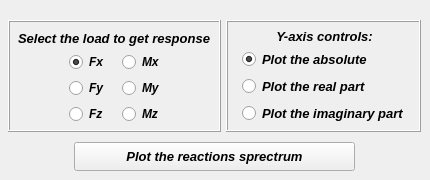
     <widget class="QWidget" name="tab_plot">
      <attribute name="title">
       <string>Plot</string>
      </attribute>
      <widget class="QPushButton" name="pushButton">
       <property name="geometry">
        <rect>
         <x>74</x>
         <y>142</y>
         <width>281</width>
         <height>29</height>
        </rect>
       </property>
       <property name="font">
        <font>
         <family>Arial</family>
         <pointsize>10</pointsize>
         <weight>75</weight>
         <italic>true</italic>
         <bold>true</bold>
        </font>
       </property>
       <property name="text">
        <string>Plot the reactions sprectrum</string>
       </property>
      </widget>
      <widget class="QFrame" name="frame_4">
       <property name="geometry">
        <rect>
         <x>226</x>
         <y>20</y>
         <width>195</width>
         <height>112</height>
        </rect>
       </property>
       <property name="minimumSize">
        <size>
         <width>0</width>
         <height>112</height>
        </size>
       </property>
       <property name="maximumSize">
        <size>
         <width>16777215</width>
         <height>112</height>
        </size>
       </property>
       <property name="sizeIncrement">
        <size>
         <width>0</width>
         <height>110</height>
        </size>
       </property>
       <property name="frameShape">
        <enum>QFrame::Box</enum>
       </property>
       <property name="frameShadow">
        <enum>QFrame::Raised</enum>
       </property>
       <widget class="QWidget" name="verticalLayoutWidget_10">
        <property name="geometry">
         <rect>
          <x>16</x>
          <y>28</y>
          <width>167</width>
          <height>77</height>
         </rect>
        </property>
        <layout class="QVBoxLayout" name="verticalLayout_10">
         <item>
          <widget class="QRadioButton" name="radioButton_plotAbs">
           <property name="maximumSize">
            <size>
             <width>170</width>
             <height>20</height>
            </size>
           </property>
           <property name="font">
            <font>
             <family>Arial</family>
             <pointsize>10</pointsize>
             <weight>75</weight>
             <italic>true</italic>
             <bold>true</bold>
            </font>
           </property>
           <property name="text">
            <string>Plot the absolute</string>
           </property>
           <property name="iconSize">
            <size>
             <width>30</width>
             <height>30</height>
            </size>
           </property>
           <property name="checked">
            <bool>true</bool>
           </property>
          </widget>
         </item>
         <item>
          <widget class="QRadioButton" name="radioButton_plotReal">
           <property name="maximumSize">
            <size>
             <width>170</width>
             <height>20</height>
            </size>
           </property>
           <property name="font">
            <font>
             <family>Arial</family>
             <pointsize>10</pointsize>
             <weight>75</weight>
             <italic>true</italic>
             <bold>true</bold>
            </font>
           </property>
           <property name="text">
            <string>Plot the real part</string>
           </property>
          </widget>
         </item>
         <item>
          <widget class="QRadioButton" name="radioButton_plotImag">
           <property name="maximumSize">
            <size>
             <width>170</width>
             <height>20</height>
            </size>
           </property>
           <property name="font">
            <font>
             <family>Arial</family>
             <pointsize>10</pointsize>
             <weight>75</weight>
             <italic>true</italic>
             <bold>true</bold>
            </font>
           </property>
           <property name="text">
            <string>Plot the imaginary part</string>
           </property>
          </widget>
         </item>
        </layout>
       </widget>
       <widget class="QLabel" name="label_8">
        <property name="enabled">
         <bool>true</bool>
        </property>
        <property name="geometry">
         <rect>
          <x>16</x>
          <y>6</y>
          <width>165</width>
          <height>21</height>
         </rect>
        </property>
        <property name="sizePolicy">
         <sizepolicy hsizetype="Preferred" vsizetype="Expanding">
          <horstretch>0</horstretch>
          <verstretch>0</verstretch>
         </sizepolicy>
        </property>
        <property name="minimumSize">
         <size>
          <width>120</width>
          <height>21</height>
         </size>
        </property>
        <property name="maximumSize">
         <size>
          <width>200</width>
          <height>60</height>
         </size>
        </property>
        <property name="font">
         <font>
          <family>Arial</family>
          <pointsize>10</pointsize>
          <weight>75</weight>
          <italic>true</italic>
          <bold>true</bold>
         </font>
        </property>
        <property name="text">
         <string>&lt;!DOCTYPE HTML PUBLIC &quot;-//W3C//DTD HTML 4.0//EN&quot; &quot;http://www.w3.org/TR/REC-html40/strict.dtd&quot;&gt;
&lt;html&gt;&lt;head&gt;&lt;meta name=&quot;qrichtext&quot; content=&quot;1&quot; /&gt;&lt;style type=&quot;text/css&quot;&gt;
p, li { white-space: pre-wrap; }
&lt;/style&gt;&lt;/head&gt;&lt;body style=&quot; font-family:'Arial'; font-size:10pt; font-weight:600; font-style:italic;&quot;&gt;
&lt;p align=&quot;center&quot; style=&quot; margin-top:12px; margin-bottom:12px; margin-left:0px; margin-right:0px; -qt-block-indent:0; text-indent:0px;&quot;&gt;Y-axis controls:&lt;/p&gt;&lt;/body&gt;&lt;/html&gt;</string>
        </property>
        <property name="textFormat">
         <enum>Qt::AutoText</enum>
        </property>
        <property name="scaledContents">
         <bool>false</bool>
        </property>
        <property name="alignment">
         <set>Qt::AlignCenter</set>
        </property>
        <property name="wordWrap">
         <bool>false</bool>
        </property>
        <property name="indent">
         <number>0</number>
        </property>
       </widget>
      </widget>
      <widget class="QFrame" name="frame_5">
       <property name="geometry">
        <rect>
         <x>8</x>
         <y>20</y>
         <width>213</width>
         <height>112</height>
        </rect>
       </property>
       <property name="minimumSize">
        <size>
         <width>0</width>
         <height>112</height>
        </size>
       </property>
       <property name="maximumSize">
        <size>
         <width>16777215</width>
         <height>112</height>
        </size>
       </property>
       <property name="frameShape">
        <enum>QFrame::Box</enum>
       </property>
       <property name="frameShadow">
        <enum>QFrame::Raised</enum>
       </property>
       <widget class="QLabel" name="label_3">
        <property name="enabled">
         <bool>true</bool>
        </property>
        <property name="geometry">
         <rect>
          <x>6</x>
          <y>8</y>
          <width>200</width>
          <height>21</height>
         </rect>
        </property>
        <property name="sizePolicy">
         <sizepolicy hsizetype="Preferred" vsizetype="Expanding">
          <horstretch>0</horstretch>
          <verstretch>0</verstretch>
         </sizepolicy>
        </property>
        <property name="minimumSize">
         <size>
          <width>120</width>
          <height>21</height>
         </size>
        </property>
        <property name="maximumSize">
         <size>
          <width>200</width>
          <height>60</height>
         </size>
        </property>
        <property name="font">
         <font>
          <family>Arial</family>
          <pointsize>10</pointsize>
          <weight>75</weight>
          <italic>true</italic>
          <bold>true</bold>
         </font>
        </property>
        <property name="text">
         <string>&lt;!DOCTYPE HTML PUBLIC &quot;-//W3C//DTD HTML 4.0//EN&quot; &quot;http://www.w3.org/TR/REC-html40/strict.dtd&quot;&gt;
&lt;html&gt;&lt;head&gt;&lt;meta name=&quot;qrichtext&quot; content=&quot;1&quot; /&gt;&lt;style type=&quot;text/css&quot;&gt;
p, li { white-space: pre-wrap; }
&lt;/style&gt;&lt;/head&gt;&lt;body style=&quot; font-family:'Arial'; font-size:10pt; font-weight:600; font-style:italic;&quot;&gt;
&lt;p align=&quot;center&quot; style=&quot; margin-top:12px; margin-bottom:12px; margin-left:0px; margin-right:0px; -qt-block-indent:0; text-indent:0px;&quot;&gt;Select the load to get response&lt;/p&gt;&lt;/body&gt;&lt;/html&gt;</string>
        </property>
        <property name="textFormat">
         <enum>Qt::AutoText</enum>
        </property>
        <property name="scaledContents">
         <bool>false</bool>
        </property>
        <property name="alignment">
         <set>Qt::AlignCenter</set>
        </property>
        <property name="wordWrap">
         <bool>false</bool>
        </property>
        <property name="indent">
         <number>0</number>
        </property>
       </widget>
       <widget class="QWidget" name="gridLayoutWidget">
        <property name="geometry">
         <rect>
          <x>54</x>
          <y>32</y>
          <width>107</width>
          <height>73</height>
         </rect>
        </property>
        <layout class="QGridLayout" name="gridLayout">
         <item row="2" column="0">
          <widget class="QRadioButton" name="radioButton_Fz">
           <property name="maximumSize">
            <size>
             <width>40</width>
             <height>16777215</height>
            </size>
           </property>
           <property name="font">
            <font>
             <family>Arial</family>
             <pointsize>9</pointsize>
             <weight>75</weight>
             <italic>true</italic>
             <bold>true</bold>
            </font>
           </property>
           <property name="text">
            <string>Fz</string>
           </property>
           <property name="checked">
            <bool>false</bool>
           </property>
          </widget>
         </item>
         <item row="1" column="0">
          <widget class="QRadioButton" name="radioButton_Fy">
           <property name="maximumSize">
            <size>
             <width>40</width>
             <height>16777215</height>
            </size>
           </property>
           <property name="font">
            <font>
             <family>Arial</family>
             <pointsize>9</pointsize>
             <weight>75</weight>
             <italic>true</italic>
             <bold>true</bold>
            </font>
           </property>
           <property name="text">
            <string>Fy</string>
           </property>
           <property name="checkable">
            <bool>true</bool>
           </property>
           <property name="checked">
            <bool>false</bool>
           </property>
          </widget>
         </item>
         <item row="0" column="0">
          <widget class="QRadioButton" name="radioButton_Fx">
           <property name="maximumSize">
            <size>
             <width>40</width>
             <height>16777215</height>
            </size>
           </property>
           <property name="font">
            <font>
             <family>Arial</family>
             <pointsize>9</pointsize>
             <weight>75</weight>
             <italic>true</italic>
             <bold>true</bold>
            </font>
           </property>
           <property name="text">
            <string>Fx</string>
           </property>
           <property name="checked">
            <bool>true</bool>
           </property>
          </widget>
         </item>
         <item row="2" column="1">
          <widget class="QRadioButton" name="radioButton_Mz">
           <property name="maximumSize">
            <size>
             <width>40</width>
             <height>16777215</height>
            </size>
           </property>
           <property name="font">
            <font>
             <family>Arial</family>
             <pointsize>9</pointsize>
             <weight>75</weight>
             <italic>true</italic>
             <bold>true</bold>
            </font>
           </property>
           <property name="text">
            <string>Mz</string>
           </property>
           <property name="checked">
            <bool>false</bool>
           </property>
          </widget>
         </item>
         <item row="1" column="1">
          <widget class="QRadioButton" name="radioButton_My">
           <property name="maximumSize">
            <size>
             <width>40</width>
             <height>16777215</height>
            </size>
           </property>
           <property name="font">
            <font>
             <family>Arial</family>
             <pointsize>9</pointsize>
             <weight>75</weight>
             <italic>true</italic>
             <bold>true</bold>
            </font>
           </property>
           <property name="text">
            <string>My</string>
           </property>
           <property name="checked">
            <bool>false</bool>
           </property>
          </widget>
         </item>
         <item row="0" column="1">
          <widget class="QRadioButton" name="radioButton_Mx">
           <property name="maximumSize">
            <size>
             <width>40</width>
             <height>16777215</height>
            </size>
           </property>
           <property name="font">
            <font>
             <family>Arial</family>
             <pointsize>9</pointsize>
             <weight>75</weight>
             <italic>true</italic>
             <bold>true</bold>
            </font>
           </property>
           <property name="text">
            <string>Mx</string>
           </property>
           <property name="checked">
            <bool>false</bool>
           </property>
          </widget>
         </item>
        </layout>
       </widget>
      </widget>
     </widget>
